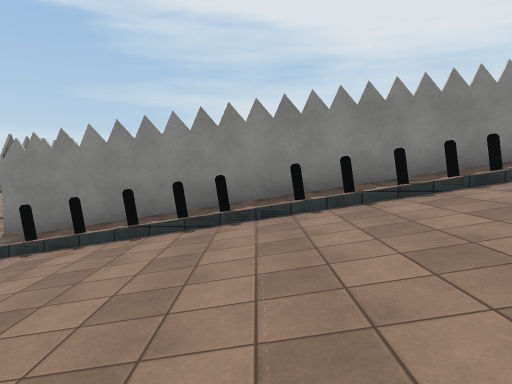
view 1 (above)

18 first-person views from a walk through a scene from a Unity 3-D project. The camera is 1.5 m above the floor, tilts 4° down and sees 70° across. The floor is counted in squares, 2 m on a side. Each view is taken from the middle of a square. On the plan, view 1 faces up. The plan holds only what a view shows up to about 11 squares ahead; the rest is blank. The place goes on beyond the plan. Surface patterns are stand-ins for the level's own textures.

view 2
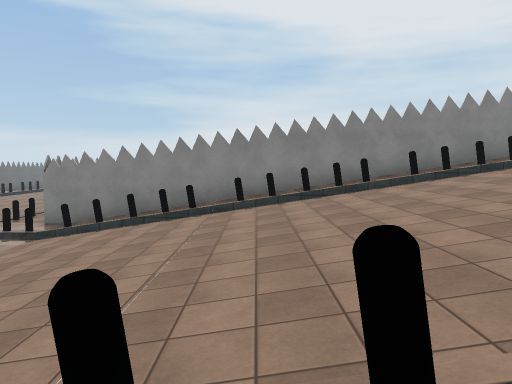

view 3
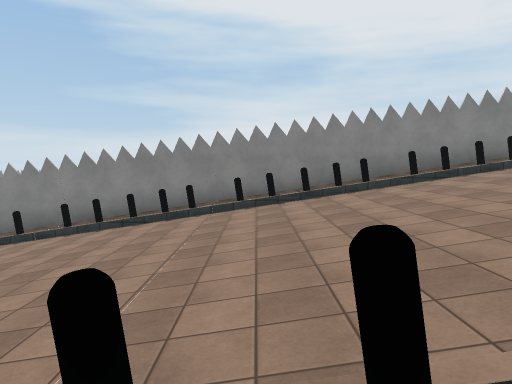

view 4
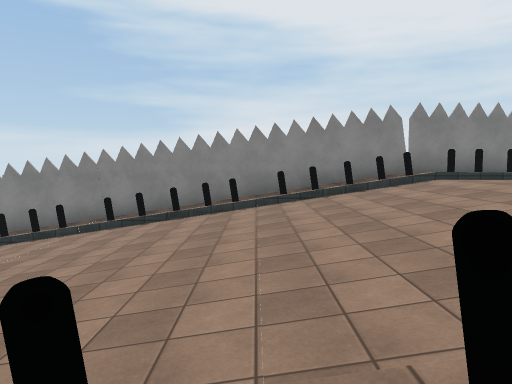

view 5
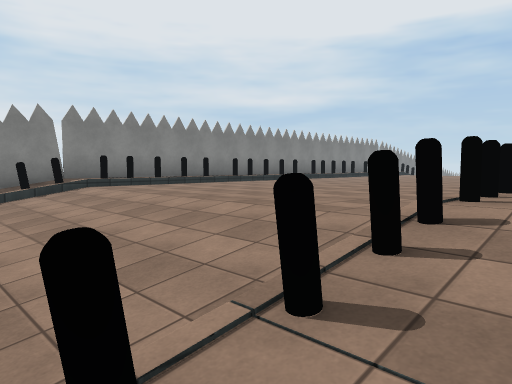

view 6
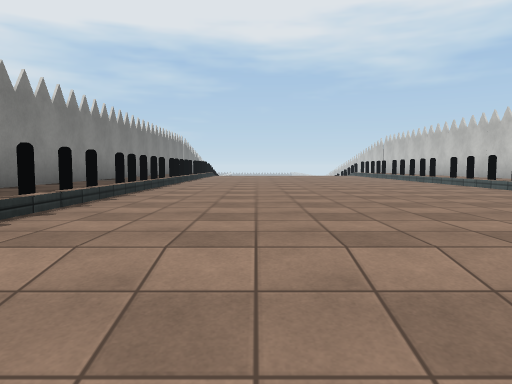

view 7
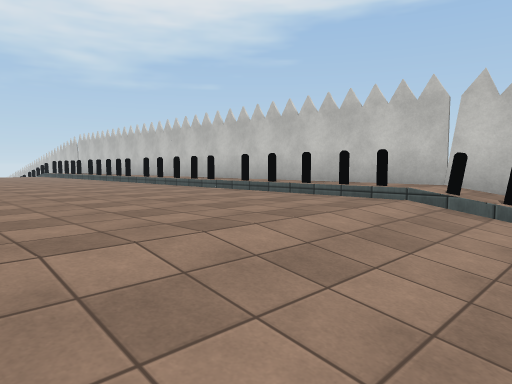

view 8
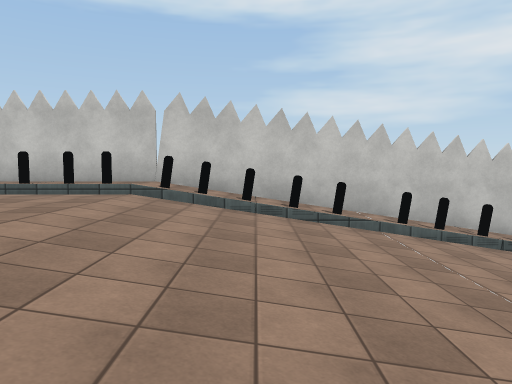

view 9
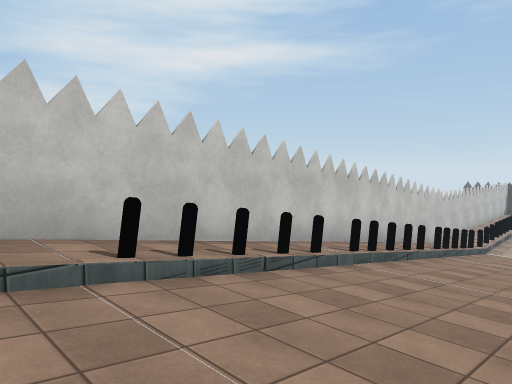

view 10
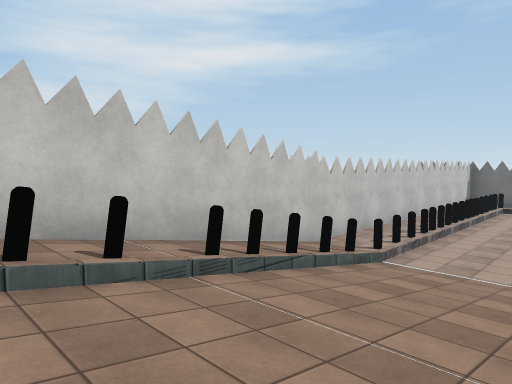

view 11
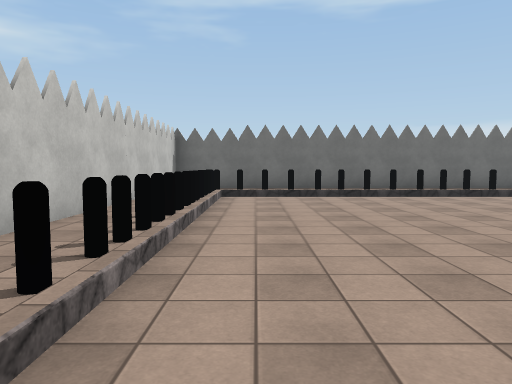

view 12
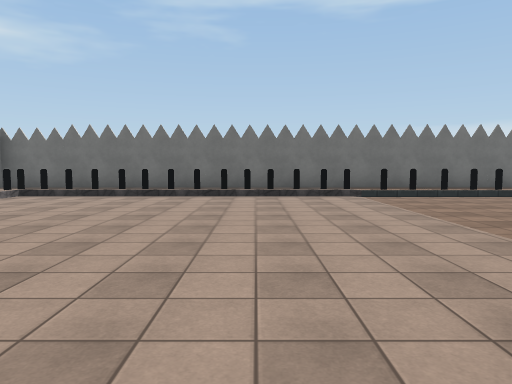

view 13
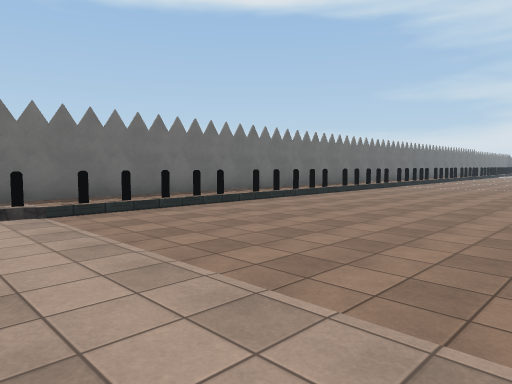

view 14
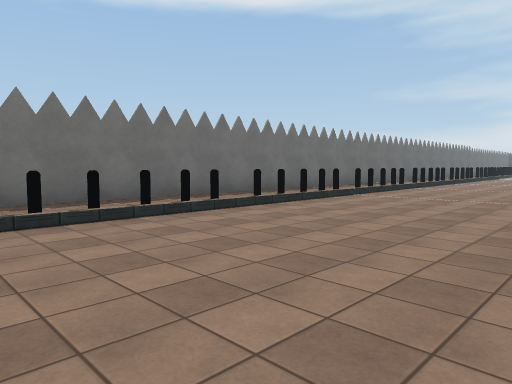

view 15
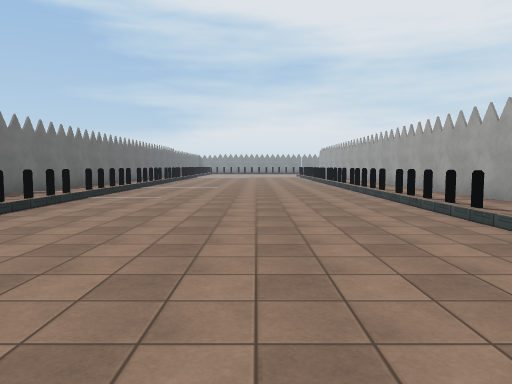

view 16
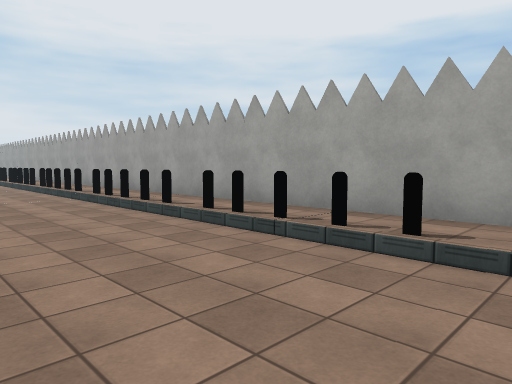

view 17
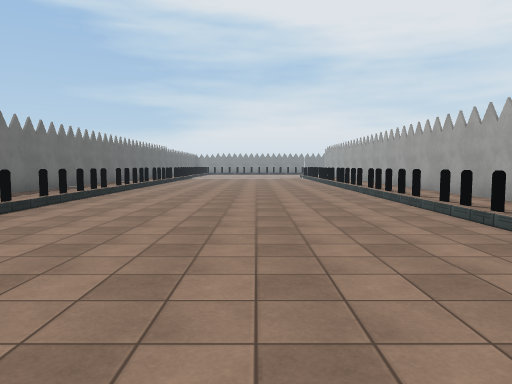

view 18
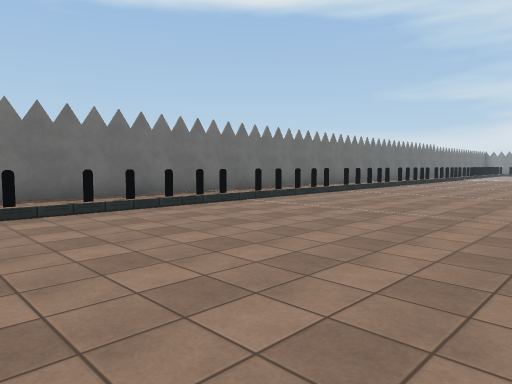

### Floor plan
Key: @ floor where view 1 was taken; # wall or solid block; x gap in a wall; . main floor; : floor 0.25 m higher than the main floor; + floor 0.5 m higher than the main floor; * floor 4.75 m higher than the main floor; % floor 5 m higher than the main floor; & floor 5.25 m higher than the main floor; / step, stairs or slope.
Columns run from 15 left of view 1 to 22 right of it. Each row starts with its distance up from view 1.
 23 #:x......x #
 22 #:x......+:#
 21 #:x......+:#
 20 #:x......+:#
 19 #:x......+:#
 18 #:#......#:#
 17 #:.......+:#
 16 #:.......+:#
 15 #:.......+:#
 14 #:#......#:#
 13 #:.......+:#
 12 #:.......+:#
 11 #:.......+:#
 10 #:#......x
  9 #:......
  8 #:.......+:
  7 #:.......+:##########################
  6 #:#...... ::///////////////&&&&&&&&
  5 #:........#/////////////#//#xx///x//#
  4 #:#.........///////////////%%%%%****
  3 #:x........ ///////////////%%%%%****
  2 #:x.......  ///////////////%%%%%****
  1 #:#.......   //////////////%%%%%******
  0 #:x.........///@///////////%%%%%******
 -1 #:#.........///////////////%%%%%*****
 -2 #:#//#/#+++#//#///#///#//#x&&&#&x&#&
 -3 #:   ::::::://///////////x/&&&&&&&&&
 -4 #####################################

Where each view was taken, in squares from view 1:
view 1: 0 up, 0 right, facing up
view 2: 3 down, 1 right, facing up
view 3: 3 down, 5 right, facing up
view 4: 3 down, 8 right, facing up
view 5: 3 down, 9 right, facing up-right
view 6: 3 up, 10 right, facing right
view 7: 3 up, 10 right, facing down-right
view 8: 4 up, 10 right, facing down
view 9: 1 up, 9 right, facing down-left
view 10: 1 up, 2 right, facing down-left
view 11: 1 down, 4 left, facing left
view 12: 4 up, 4 left, facing left
view 13: 5 up, 7 left, facing up-left
view 14: 10 up, 8 left, facing up-left
view 15: 10 up, 9 left, facing up
view 16: 10 up, 9 left, facing up-right
view 17: 12 up, 9 left, facing up
view 18: 13 up, 7 left, facing up-left
